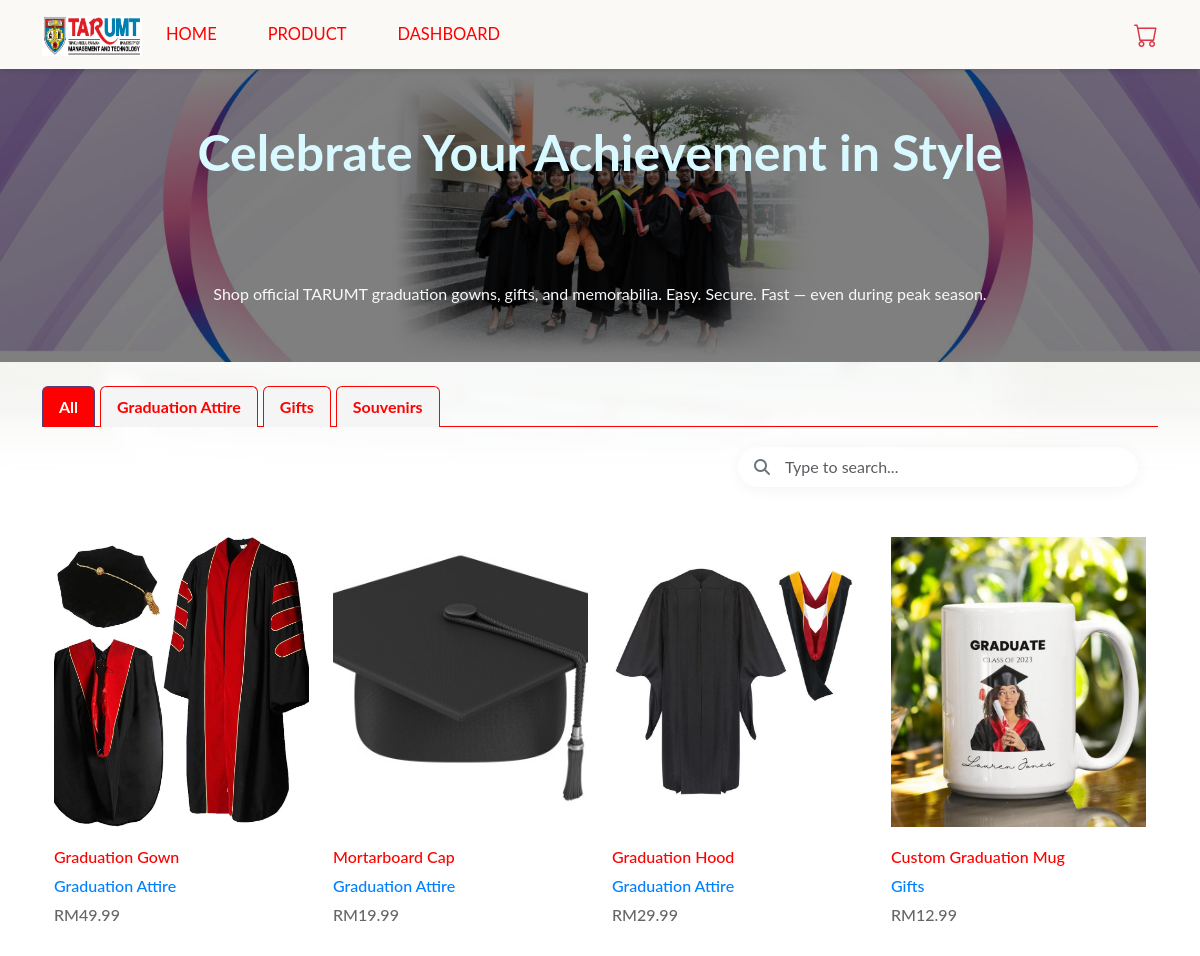
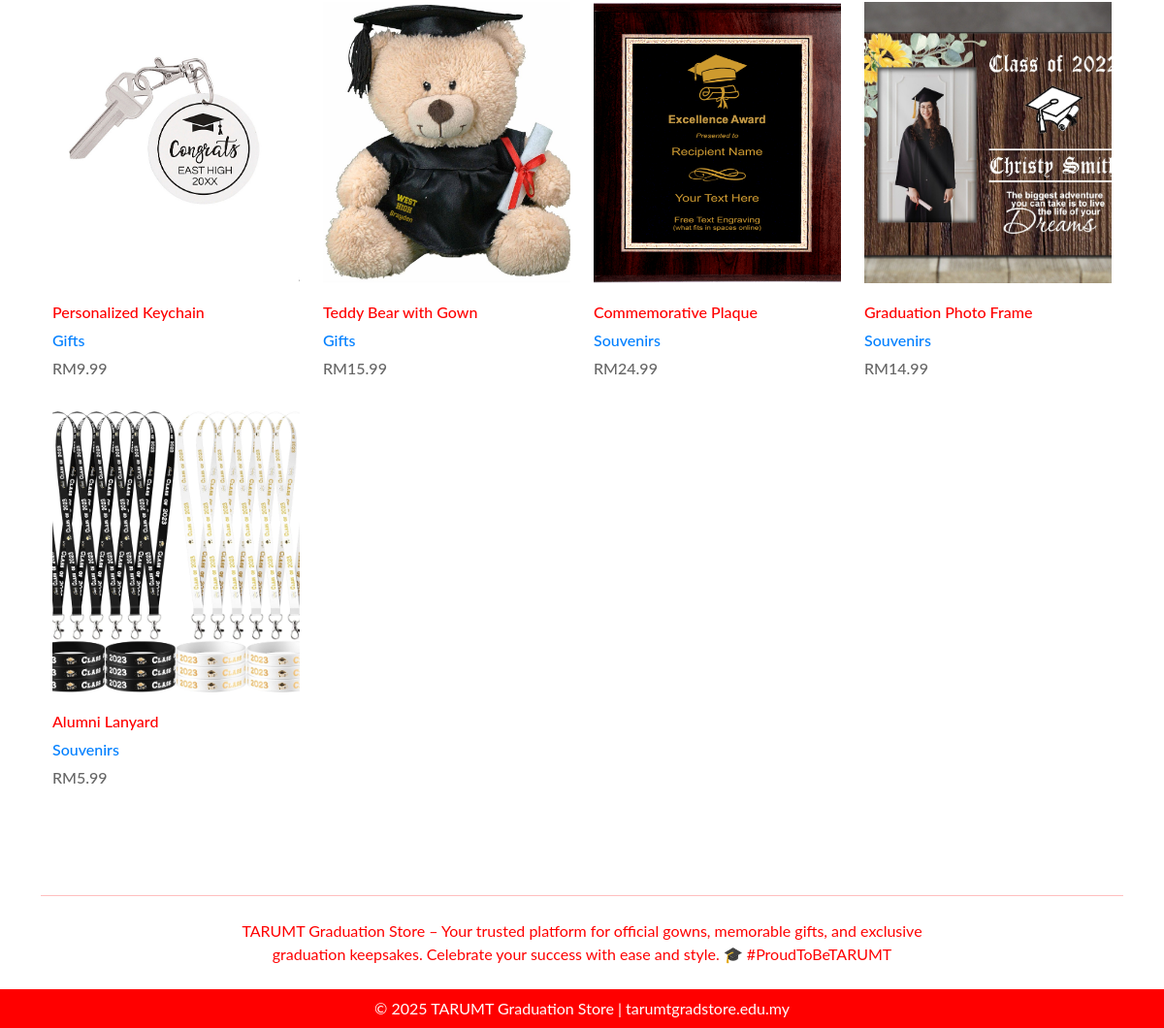
The page /PhpProject1/product.php on the database its author committed (2 pictures, top to bottom).
### tables this page shows
CREATE TABLE `product` (
  `product_id` int(5) NOT NULL,
  `product_name` varchar(40) NOT NULL,
  `category` varchar(30) NOT NULL,
  `description` text NOT NULL,
  `price` decimal(10,2) NOT NULL,
  `stock_quantity` int(10) NOT NULL,
  `image_url` varchar(100) NOT NULL
);

### PhpProject1/product.php (the view, shortened to what this page needs)
<?php
require_once 'helper.php';
?>
<!DOCTYPE html>
<html>
    <head>
        <link rel="stylesheet" href="https://cdn.jsdelivr.net/npm/bootstrap@5.3.1/dist/css/bootstrap.min.css">
        <link rel="stylesheet" href="https://cdn.jsdelivr.net/npm/bootstrap-icons/font/bootstrap-icons.css">
        <link rel="stylesheet" href="https://cdnjs.cloudflare.com/ajax/libs/font-awesome/6.4.2/css/all.min.css">
        <link rel="stylesheet" href="css/default.css"/>
        <link rel="stylesheet" href="css/product.css"/>
        <link rel="stylesheet" href="css/nav.css"/>
    </head>
    <body>
        <?php include 'nav.php'; ?>
        <div id="carouselExampleCaptions" class="carousel slide" data-bs-ride="carousel">
            <div class="carousel-inner">
                <div class="carousel-item active position-relative">
                    <img src="img/banner.jpg" class="d-block w-100" alt="Product Banner">
                    <div class="position-absolute top-0 start-0 w-100 h-100" style="background-color: rgba(0, 0, 0, 0.5);"></div>
                    <div class="carousel-caption d-none d-md-block">
                        <h2 class="page_title" style="color: #d8f9ff;">Celebrate Your Achievement in Style</h2>
                        <p class="text-light">Shop official TARUMT graduation gowns, gifts, and memorabilia. Easy. Secure. Fast — even during peak season.</p>
                    </div>
                </div>
            </div>
        </div>
        <div class="container mt-4 product-section">
            <div class="category-nav">
                <ul class="nav nav-tabs" id="productTabs" role="tablist">
                    <li class="nav-item" role="presentation">
                        <button class="nav-link active" id="all-tab" data-bs-toggle="tab" data-bs-target="#all" type="button" role="tab">All</button>
                    </li>
                    <li class="nav-item" role="presentation">
                        <button class="nav-link" id="fitness-tab" data-bs-toggle="tab" data-bs-target="#graduationAttire" type="button" role="tab">Graduation Attire</button>
                    </li>
                    <li class="nav-item" role="presentation">
                        <button class="nav-link" id="sports-tab" data-bs-toggle="tab" data-bs-target="#gifts" type="button" role="tab">Gifts</button>
                    </li>
                    <li class="nav-item" role="presentation">
                        <button class="nav-link" id="accessories-tab" data-bs-toggle="tab" data-bs-target="#souvenirs" type="button" role="tab">Souvenirs</button>
                    </li>
                </ul>
                <div class="search-wrapper">
                    <form method="get" class="search-box">
                        <i class="fas fa-search search-icon"></i>
                        <input type="text" name="search" class="form-control search-input" placeholder="Type to search..." value="<?php echo isset($_GET['search']) ? htmlspecialchars($_GET['search']) : ''; ?>">
                    </form>
                </div>
            </div>
            <div class="tab-content mt-3" id="productTabsContent">
                <div class="tab-pane fade show active" id="all" role="tabpanel">
                    <section class="section-products">
                        <div class="container">
                            <div class="row">
                                <?php
                                $search = isset($_GET['search']) ? $conn->real_escape_string($_GET['search']) : '';
                                if (!empty($search)) {
                                    $sql = "SELECT * FROM Product WHERE product_name LIKE '%$search%' OR category LIKE '%$search%'";
                                } else {
                                    $sql = "SELECT * FROM Product";
                                }
                                $result = $conn->query($sql);
                                if ($result->num_rows > 0) {
                                    while ($row = $result->fetch_assoc()) {
                                        echo '<div class="col-md-6 col-lg-4 col-xl-3">';
                                        echo '  <div class="single-product">';
                                        echo '    <div class="part-1">';
                                        echo '      <img src="img/product/' . htmlspecialchars($row['image_url']) . '" class="img-fluid" alt="">';
                                        echo '    </div>';
                                        echo '    <div class="part-2">';
                                        echo '      <h3 class="product-title">' . htmlspecialchars($row['product_name']) . '</h3>';
                                        echo '      <h4 class="product-category">' . htmlspecialchars($row['category']) . '</h4><br>';
                                        echo '      <h4 class="product-price">RM' . number_format($row['price'], 2) . '</h4>';
                                        echo '    </div>';
                                        echo '  </div>';
                                        echo '</div>';
                                    }
                                } else {
                                    echo "<p>No products found.</p>";
                                }
                                ?>
                            </div>
                        </div>
                    </section>
                </div>
            </div>
        </div>
        <?php include 'footer.php'; ?>
    </body>
</html>

### PhpProject1/css/default.css (style rules this page uses)
body { font-family: "Lato", Helvetica, Arial, sans-serif; color: #666; background: url(../img/backgroud.jpg) repeat-x fixed; font-weight: 400; text-rendering: optimizeLegibility; }

### PhpProject1/css/product.css (style rules this page uses)
.page_title { font-size: 50px; font-weight: bold; margin-bottom: 100px; }
.nav-tabs { --bs-nav-tabs-border-color: red; --bs-nav-tabs-link-hover-border-color: #563d7c #563d7c white !important; --bs-nav-tabs-link-active-border-color: #563d7c #563d7c white !important; border-bottom: 1px red solid !important; font-weight: 500; }
.nav-item { margin-right: 5px; }
.nav-link.active { color: white !important; background-color: red !important; }
.nav-tabs .nav-link { background-color: whitesmoke; color: red; font-weight: bold; border-bottom: none; border-color: red; }
.search-wrapper { width: 400px; margin: 20px; justify-self: right; }
.search-box { position: relative; box-shadow: 0 2px 15px rgba(0,0,0,0.05); border-radius: 50px; transition: all 0.3s ease; }
.search-input { border-radius: 50px; padding-left: 45px; padding-right: 20px; border: 2px solid transparent; transition: all 0.3s ease; height: 40px; }
.search-icon { position: absolute; left: 16px; top: 50%; transform: translateY(-50%); color: #6c757d; z-index: 10; }
.section-products { padding: 30px 0 30px; }
.section-products .single-product { margin-bottom: 26px; }
.section-products .single-product .part-1 { position: relative; height: 290px; max-height: 290px; margin-bottom: 20px; overflow: hidden; display: flex; justify-content: center; align-items: center; }
.section-products .single-product .part-1 img { width: 100%; height: 100%; object-fit: cover; transition: all 0.3s ease-in-out; }
.section-products .single-product .part-2 .product-title { font-size: 1rem; color: red; }
.section-products .single-product .part-2 h4 { display: inline-block; font-size: 1rem; }
.section-products .single-product .product-category { font-size: 10px; color: #007fff; }

### rows shown on the page
product: image_url (picture), product_name "Graduation Gown", category "Graduation Attire", price "49.99"
product: image_url (picture), product_name "Mortarboard Cap", category "Graduation Attire", price "19.99"
product: image_url (picture), product_name "Graduation Hood", category "Graduation Attire", price "29.99"
product: image_url (picture), product_name "Custom Graduation Mug", category "Gifts", price "12.99"
product: image_url (picture), product_name "Personalized Keychain", category "Gifts", price "9.99"
product: image_url (picture), product_name "Teddy Bear with Gown", category "Gifts", price "15.99"
product: image_url (picture), product_name "Commemorative Plaque", category "Souvenirs", price "24.99"
product: image_url (picture), product_name "Graduation Photo Frame", category "Souvenirs", price "14.99"
product: image_url (picture), product_name "Alumni Lanyard", category "Souvenirs", price "5.99"
